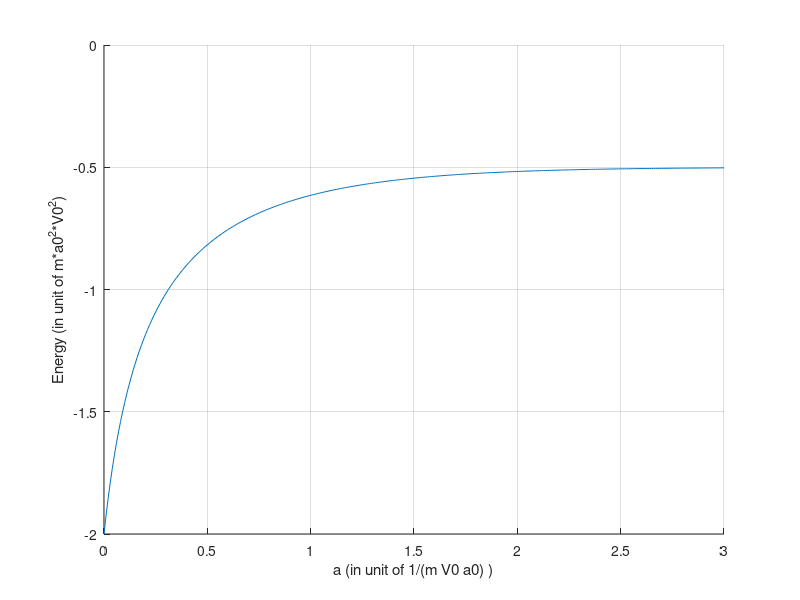

This chart was generated by the following MATLAB code:
close all;
Nplot=300;
A=linspace(0,3,Nplot);
x=zeros(size(A));
for ii=1:Nplot
    f=@(x) exp(-2*x*A(ii))-(x-1);
    x(ii)=fzero(f,[0.0001,3]);
end
E=-x.^2/2; 
figure; hold on; grid on
plot(A,E);
xlabel('a (in unit of 1/(m V0 a0) )')
ylabel('Energy (in unit of m*a0^2*V0^2)')
